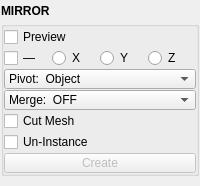
<?xml version="1.0" encoding="UTF-8"?>
<ui version="4.0">
 <class>QtUi</class>
 <widget class="QMainWindow" name="QtUi">
  <property name="geometry">
   <rect>
    <x>0</x>
    <y>0</y>
    <width>200</width>
    <height>186</height>
   </rect>
  </property>
  <property name="tabShape">
   <enum>QTabWidget::Triangular</enum>
  </property>
  <property name="dockNestingEnabled">
   <bool>true</bool>
  </property>
  <property name="dockOptions">
   <set>QMainWindow::AllowNestedDocks|QMainWindow::AllowTabbedDocks|QMainWindow::AnimatedDocks|QMainWindow::ForceTabbedDocks</set>
  </property>
  <property name="bnabled" stdset="0">
   <bool>true</bool>
  </property>
  <widget class="QWidget" name="central_widget">
   <property name="minimumSize">
    <size>
     <width>200</width>
     <height>0</height>
    </size>
   </property>
   <layout class="QVBoxLayout" name="verticalLayout_2">
    <property name="leftMargin">
     <number>1</number>
    </property>
    <property name="topMargin">
     <number>1</number>
    </property>
    <property name="rightMargin">
     <number>1</number>
    </property>
    <property name="bottomMargin">
     <number>1</number>
    </property>
    <item>
     <layout class="QVBoxLayout" name="verticalLayout">
      <property name="spacing">
       <number>0</number>
      </property>
      <item>
       <widget class="Header" name="header">
        <property name="minimumSize">
         <size>
          <width>0</width>
          <height>20</height>
         </size>
        </property>
        <property name="maximumSize">
         <size>
          <width>16777215</width>
          <height>20</height>
         </size>
        </property>
        <property name="font">
         <font>
          <weight>75</weight>
          <bold>true</bold>
         </font>
        </property>
        <property name="text">
         <string>MIRROR</string>
        </property>
       </widget>
      </item>
      <item>
       <widget class="QGroupBox" name="duplicate">
        <property name="title">
         <string/>
        </property>
        <layout class="QGridLayout" name="gridLayout_4">
         <property name="leftMargin">
          <number>0</number>
         </property>
         <property name="topMargin">
          <number>0</number>
         </property>
         <property name="rightMargin">
          <number>0</number>
         </property>
         <property name="bottomMargin">
          <number>0</number>
         </property>
         <property name="horizontalSpacing">
          <number>0</number>
         </property>
         <property name="verticalSpacing">
          <number>1</number>
         </property>
         <item row="9" column="0" colspan="4">
          <widget class="QCheckBox" name="chk005">
           <property name="toolTip">
            <string>&lt;html&gt;&lt;head/&gt;&lt;body&gt;&lt;p&gt;Cut and delete opposing faces of the specified axis and pivot.&lt;/p&gt;&lt;/body&gt;&lt;/html&gt;</string>
           </property>
           <property name="text">
            <string>Cut Mesh</string>
           </property>
          </widget>
         </item>
         <item row="1" column="0" colspan="4">
          <layout class="QHBoxLayout" name="horizontalLayout">
           <property name="spacing">
            <number>0</number>
           </property>
           <item>
            <widget class="QCheckBox" name="chk000">
             <property name="minimumSize">
              <size>
               <width>0</width>
               <height>20</height>
              </size>
             </property>
             <property name="maximumSize">
              <size>
               <width>16777215</width>
               <height>20</height>
              </size>
             </property>
             <property name="toolTip">
              <string>Start the operation using any selected mesh objects.</string>
             </property>
             <property name="text">
              <string>Preview</string>
             </property>
             <property name="iconSize">
              <size>
               <width>18</width>
               <height>18</height>
              </size>
             </property>
             <property name="checkable">
              <bool>true</bool>
             </property>
            </widget>
           </item>
          </layout>
         </item>
         <item row="12" column="0" colspan="4">
          <layout class="QHBoxLayout" name="horizontalLayout_2">
           <property name="spacing">
            <number>0</number>
           </property>
           <item>
            <widget class="QPushButton" name="b000">
             <property name="enabled">
              <bool>false</bool>
             </property>
             <property name="minimumSize">
              <size>
               <width>0</width>
               <height>20</height>
              </size>
             </property>
             <property name="maximumSize">
              <size>
               <width>999</width>
               <height>20</height>
              </size>
             </property>
             <property name="toolTip">
              <string>Finish the operation.</string>
             </property>
             <property name="layoutDirection">
              <enum>Qt::RightToLeft</enum>
             </property>
             <property name="text">
              <string>Create</string>
             </property>
             <property name="autoDefault">
              <bool>false</bool>
             </property>
             <property name="default">
              <bool>false</bool>
             </property>
             <property name="flat">
              <bool>false</bool>
             </property>
             <property name="bnabled" stdset="0">
              <bool>true</bool>
             </property>
            </widget>
           </item>
          </layout>
         </item>
         <item row="11" column="0" colspan="4">
          <widget class="QCheckBox" name="chk006">
           <property name="toolTip">
            <string>Un-instance the object(s) before performing the operation.</string>
           </property>
           <property name="text">
            <string>Un-Instance</string>
           </property>
          </widget>
         </item>
         <item row="2" column="3">
          <widget class="QRadioButton" name="chk004">
           <property name="text">
            <string>Z</string>
           </property>
          </widget>
         </item>
         <item row="2" column="0">
          <widget class="QCheckBox" name="chk001">
           <property name="text">
            <string>—</string>
           </property>
          </widget>
         </item>
         <item row="8" column="0" colspan="4">
          <widget class="ComboBox" name="cmb001">
           <property name="minimumSize">
            <size>
             <width>0</width>
             <height>20</height>
            </size>
           </property>
           <property name="maximumSize">
            <size>
             <width>16777215</width>
             <height>20</height>
            </size>
           </property>
           <property name="toolTip">
            <string>&lt;html&gt;&lt;head/&gt;&lt;body&gt;&lt;p&gt;Controls how the edges of the mirrored geometry are treated. Set to 0 to keep border edges of the mirrored and original geometry separate, 1 to automatically merge border edges based on the specified 'mergeThreshold', or 2 to extrude and connect border edges to form a bridge between the original and mirrored parts.&lt;/p&gt;&lt;/body&gt;&lt;/html&gt;</string>
           </property>
           <property name="maxVisibleItems">
            <number>40</number>
           </property>
           <property name="maxCount">
            <number>500</number>
           </property>
           <property name="sizeAdjustPolicy">
            <enum>QComboBox::AdjustToContents</enum>
           </property>
           <property name="frame">
            <bool>true</bool>
           </property>
           <item>
            <property name="text">
             <string>Merge:  OFF</string>
            </property>
           </item>
           <item>
            <property name="text">
             <string>Merge:  Combine</string>
            </property>
           </item>
           <item>
            <property name="text">
             <string>Merge:  Border Edges</string>
            </property>
           </item>
           <item>
            <property name="text">
             <string>Merge:  Extrude</string>
            </property>
           </item>
          </widget>
         </item>
         <item row="2" column="2">
          <widget class="QRadioButton" name="chk003">
           <property name="text">
            <string>Y</string>
           </property>
          </widget>
         </item>
         <item row="2" column="1">
          <widget class="QRadioButton" name="chk002">
           <property name="text">
            <string>X</string>
           </property>
          </widget>
         </item>
         <item row="7" column="0" colspan="4">
          <widget class="ComboBox" name="cmb000">
           <property name="minimumSize">
            <size>
             <width>0</width>
             <height>20</height>
            </size>
           </property>
           <property name="maximumSize">
            <size>
             <width>16777215</width>
             <height>20</height>
            </size>
           </property>
           <property name="toolTip">
            <string>&lt;html&gt;&lt;head/&gt;&lt;body&gt;&lt;p&gt;Controls how the edges of the mirrored geometry are treated. Set to 0 to keep border edges of the mirrored and original geometry separate, 1 to automatically merge border edges based on the specified 'mergeThreshold', or 2 to extrude and connect border edges to form a bridge between the original and mirrored parts.&lt;/p&gt;&lt;/body&gt;&lt;/html&gt;</string>
           </property>
           <property name="maxVisibleItems">
            <number>40</number>
           </property>
           <property name="maxCount">
            <number>500</number>
           </property>
           <property name="sizeAdjustPolicy">
            <enum>QComboBox::AdjustToContents</enum>
           </property>
           <property name="frame">
            <bool>true</bool>
           </property>
           <item>
            <property name="text">
             <string>Pivot:  Object</string>
            </property>
           </item>
           <item>
            <property name="text">
             <string>Pivot:  World</string>
            </property>
           </item>
           <item>
            <property name="text">
             <string>Pivot:  Bounding Box (center)</string>
            </property>
           </item>
           <item>
            <property name="text">
             <string>Pivot:  Bounding Box (border)</string>
            </property>
           </item>
          </widget>
         </item>
        </layout>
       </widget>
      </item>
      <item>
       <spacer name="verticalSpacer">
        <property name="orientation">
         <enum>Qt::Vertical</enum>
        </property>
        <property name="sizeHint" stdset="0">
         <size>
          <width>0</width>
          <height>10</height>
         </size>
        </property>
       </spacer>
      </item>
     </layout>
    </item>
   </layout>
  </widget>
 </widget>
 <customwidgets>
  <customwidget>
   <class>Header</class>
   <extends>QLabel</extends>
   <header>uitk.widgets.header.Header.h</header>
  </customwidget>
  <customwidget>
   <class>ComboBox</class>
   <extends>QComboBox</extends>
   <header>uitk.widgets.comboBox.ComboBox.h</header>
  </customwidget>
 </customwidgets>
 <resources/>
 <connections/>
 <designerdata>
  <property name="gridDeltaX">
   <number>5</number>
  </property>
  <property name="gridDeltaY">
   <number>5</number>
  </property>
  <property name="gridSnapX">
   <bool>true</bool>
  </property>
  <property name="gridSnapY">
   <bool>true</bool>
  </property>
  <property name="gridVisible">
   <bool>true</bool>
  </property>
 </designerdata>
</ui>
